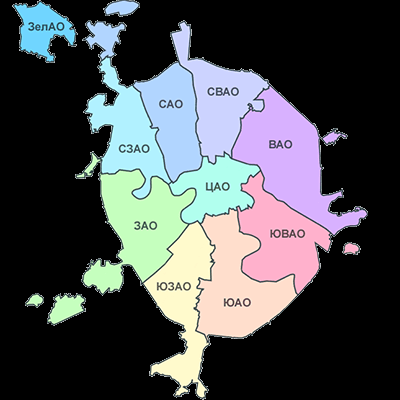
#> input picture moscow.png, 400 x 400 px
$ python adaptive.py
#> lines starting #> are read from the running program, lines starting #| are printed output that depends on the picture; after the words box and inside, x2 and y2 are one past the last pixel; in counts of white or black regions, pixels touching at a corner belong together
import cv2

# загрузка изображения
img = cv2.imread('moscow.png')
#> img is the input picture: shape (400, 400, 3); mean B, G, R 81, 78.2, 75.1

# преобразование в оттенки серого
gray = cv2.cvtColor(img, cv2.COLOR_BGR2GRAY)
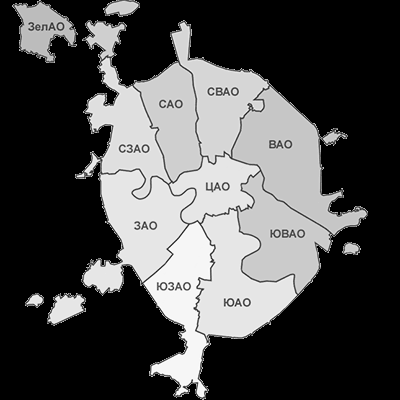
#> gray: shape (400, 400); min 0, max 253, mean 77.6

# применение адаптивного порога
adaptive_threshold = cv2.adaptiveThreshold(
    gray, 255, cv2.ADAPTIVE_THRESH_MEAN_C, cv2.THRESH_BINARY, 9, 2)
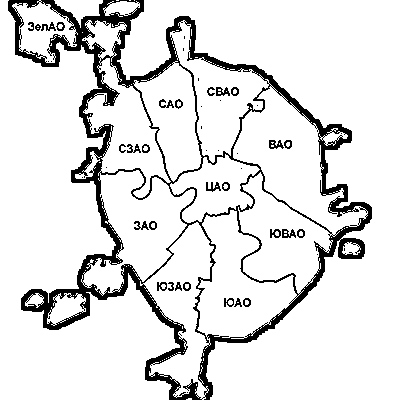
#> adaptive_threshold: shape (400, 400); 88.7% white; 52 black regions (23 under 20 px), largest, box (x1, y1, x2, y2) and area: (8, 0, 372, 400) 16571, (269, 140, 284, 149) 82, (216, 87, 230, 96) 78

# отображение изображения с адаптивным порогом
cv2.imshow('Adaptive Threshold', adaptive_threshold)

# ожидание нажатия клавиши для закрытия окна
cv2.waitKey(0)

# освобождение ресурсов
cv2.destroyAllWindows()
